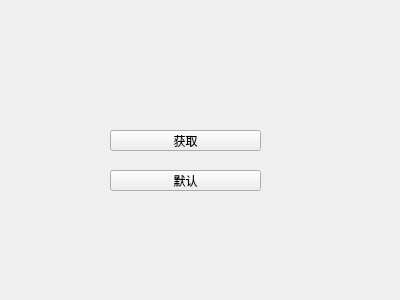
<?xml version="1.0" encoding="UTF-8"?>
<ui version="4.0">
 <class>Widget</class>
 <widget class="QWidget" name="Widget">
  <property name="geometry">
   <rect>
    <x>0</x>
    <y>0</y>
    <width>400</width>
    <height>300</height>
   </rect>
  </property>
  <property name="windowTitle">
   <string>Widget</string>
  </property>
  <widget class="SmallWidget" name="widget" native="true">
   <property name="geometry">
    <rect>
     <x>40</x>
     <y>40</y>
     <width>281</width>
     <height>61</height>
    </rect>
   </property>
  </widget>
  <widget class="QPushButton" name="btn_get">
   <property name="geometry">
    <rect>
     <x>110</x>
     <y>130</y>
     <width>151</width>
     <height>21</height>
    </rect>
   </property>
   <property name="text">
    <string>获取</string>
   </property>
  </widget>
  <widget class="QPushButton" name="btn_set">
   <property name="geometry">
    <rect>
     <x>110</x>
     <y>170</y>
     <width>151</width>
     <height>21</height>
    </rect>
   </property>
   <property name="text">
    <string>默认</string>
   </property>
  </widget>
 </widget>
 <layoutdefault spacing="6" margin="11"/>
 <customwidgets>
  <customwidget>
   <class>SmallWidget</class>
   <extends>QWidget</extends>
   <header location="global">smallwidget.h</header>
   <container>1</container>
  </customwidget>
 </customwidgets>
 <resources/>
 <connections/>
</ui>
